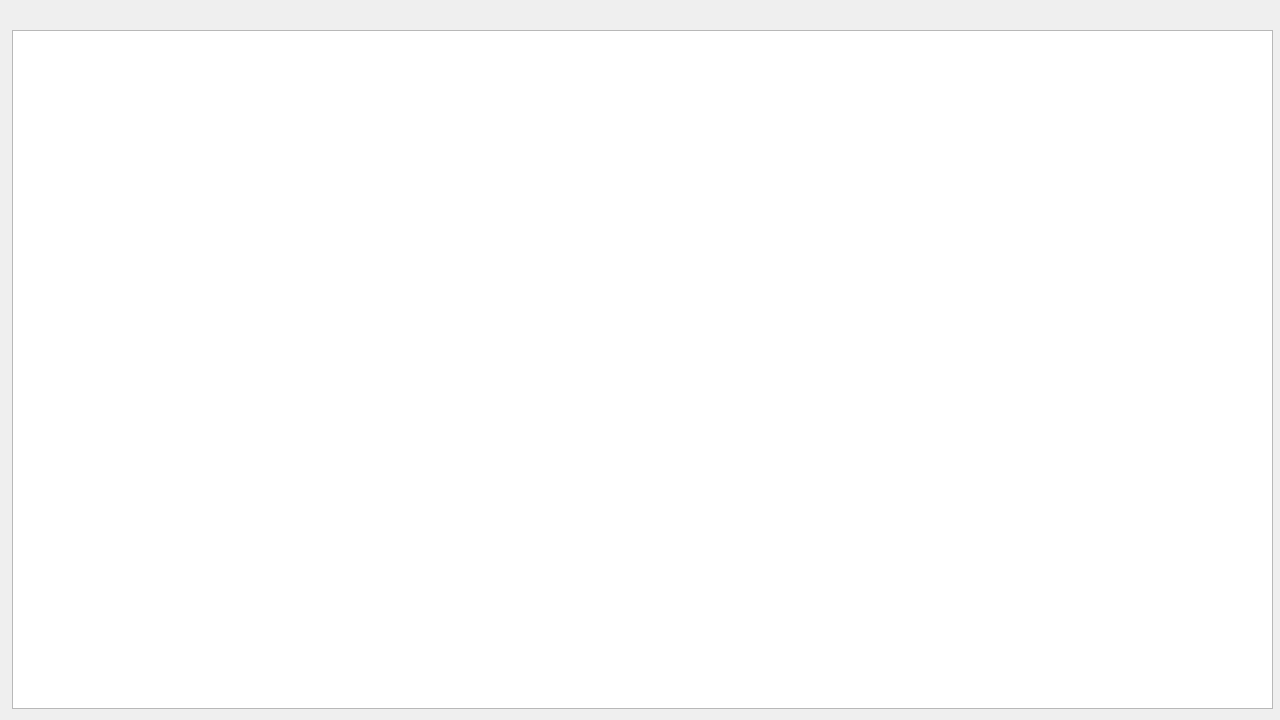
<?xml version="1.0" encoding="UTF-8"?>
<ui version="4.0">
 <class>frmTRecord</class>
 <widget class="QWidget" name="frmTRecord">
  <property name="geometry">
   <rect>
    <x>0</x>
    <y>0</y>
    <width>1280</width>
    <height>720</height>
   </rect>
  </property>
  <property name="windowTitle">
   <string>Form</string>
  </property>
  <widget class="QTableView" name="tbview">
   <property name="geometry">
    <rect>
     <x>12</x>
     <y>30</y>
     <width>1261</width>
     <height>679</height>
    </rect>
   </property>
   <property name="autoScroll">
    <bool>false</bool>
   </property>
  </widget>
 </widget>
 <resources/>
 <connections/>
</ui>
